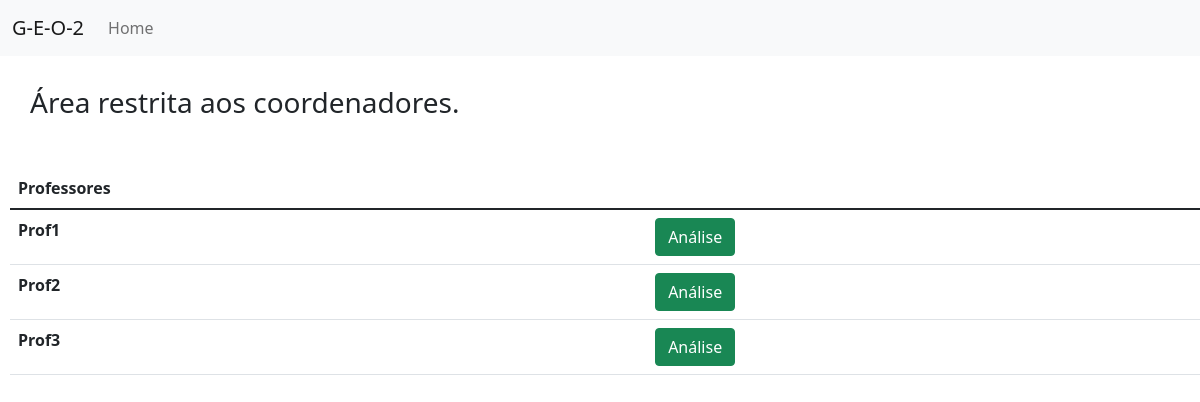
Page /coordenacao/ on the committed database.
### app/models/tables.py (models this page shows, shortened)
class User(db.Model):
    __tablename__ = "professores"
    id = db.Column(db.Integer, primary_key = True)
    nome = db.Column(db.String, unique=True)
    email = db.Column(db.String, unique=True)
    senha = db.Column(db.String)
    tipo = db.Column(db.Integer)

### app/controllers/default.py (the view)
@app.route('/coordenacao/<info>')
@app.route('/coordenacao/', defaults={'info':None}, methods=["GET", "POST"])
def coordenacao(info):
    professores = User.query.filter_by(tipo=1).order_by(asc(User.id))
    return render_template('coordenacao.html', professores = professores)

### app/templates/coordenacao.html (shortened to what this page needs)
<!doctype html>
<html>
<head>
  <link href="https://cdn.jsdelivr.net/npm/bootstrap@5.1.2/dist/css/bootstrap.min.css" rel="stylesheet">
</head>
<nav class="navbar navbar-expand-lg navbar-light bg-light">
  <div class="container-fluid">
    <a class="navbar-brand">G-E-O-2</a>
    <div class="collapse navbar-collapse" id="navbarSupportedContent">
      <ul class="navbar-nav me-auto mb-2 mb-lg-0">
        <li class="nav-item">
          <a class="nav-link" href="{{url_for('index')}}">Home</a>
        </li>
      </ul>
    </div>
  </div>
</nav>
<body>
  <form style="padding: 10px;">
    <h3 style="padding: 20px;">Área restrita aos coordenadores.</h2>
    </form>
    <div class="table-responsive">
    <table style="margin: 10px;" class="table">
      <thead>
        <tr>
          <th scope="col">Professores</th>
          <th scope="col"></th>
        </tr>
      </thead>
      <tbody>
        {% for professor in professores %}
          <tr>
            <th scope="row" style="max-width: 300px;">{{ professor.nome }}</th>
            <td><a class="btn btn-success" href="{{url_for('grafico', professor_id = professor['id'])}}" data-toggle="collapse" role="button" aria-expanded="false">
              Análise</a></td>
         </tr>
        {% endfor %}
      </tbody>
    </table>
  </div>
  </body>
<link rel="stylesheet" type="text/css" href="{{url_for('static', filename='js/bootstrap.min.js')}}" media="screen">
</html>

### rows in the picture
User: nome "Prof1"
User: nome "Prof2"
User: nome "Prof3"
